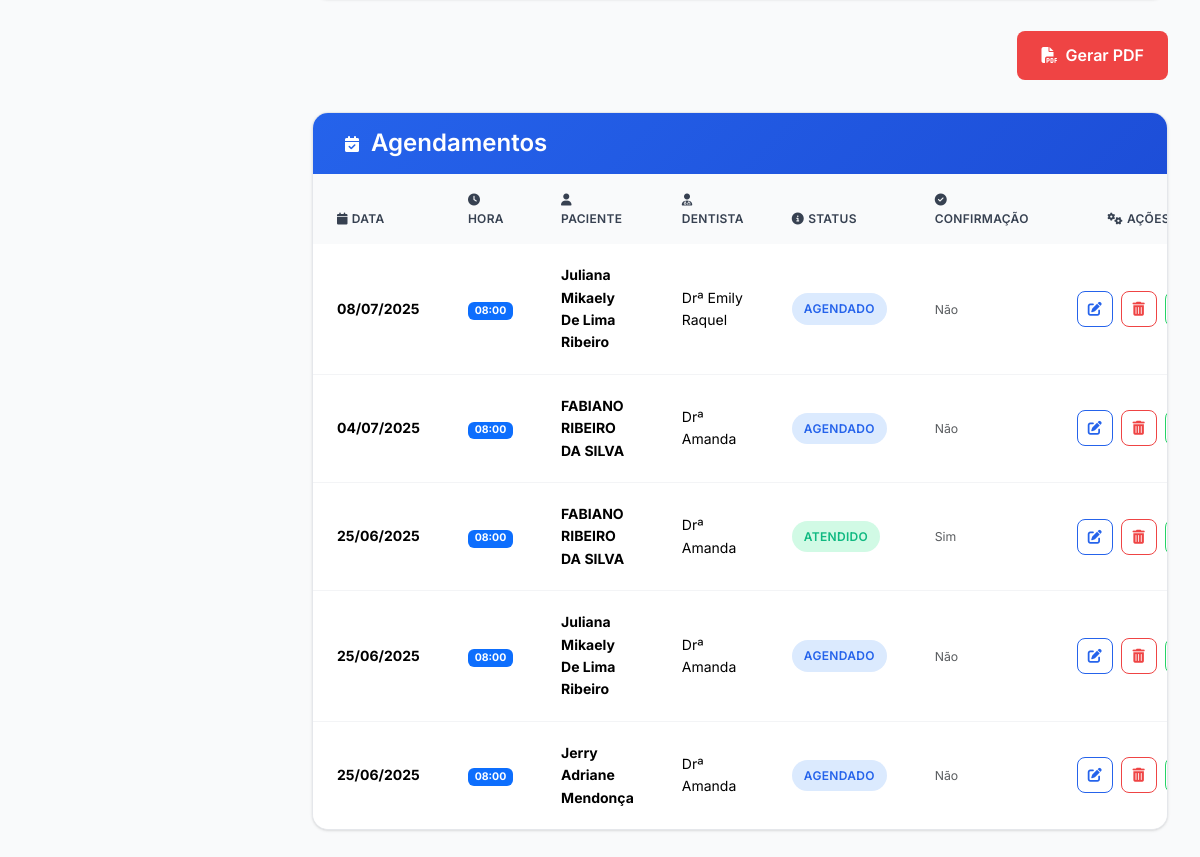
/agendamento/lista/ (lower part), run on an earlier commit of the app's database.
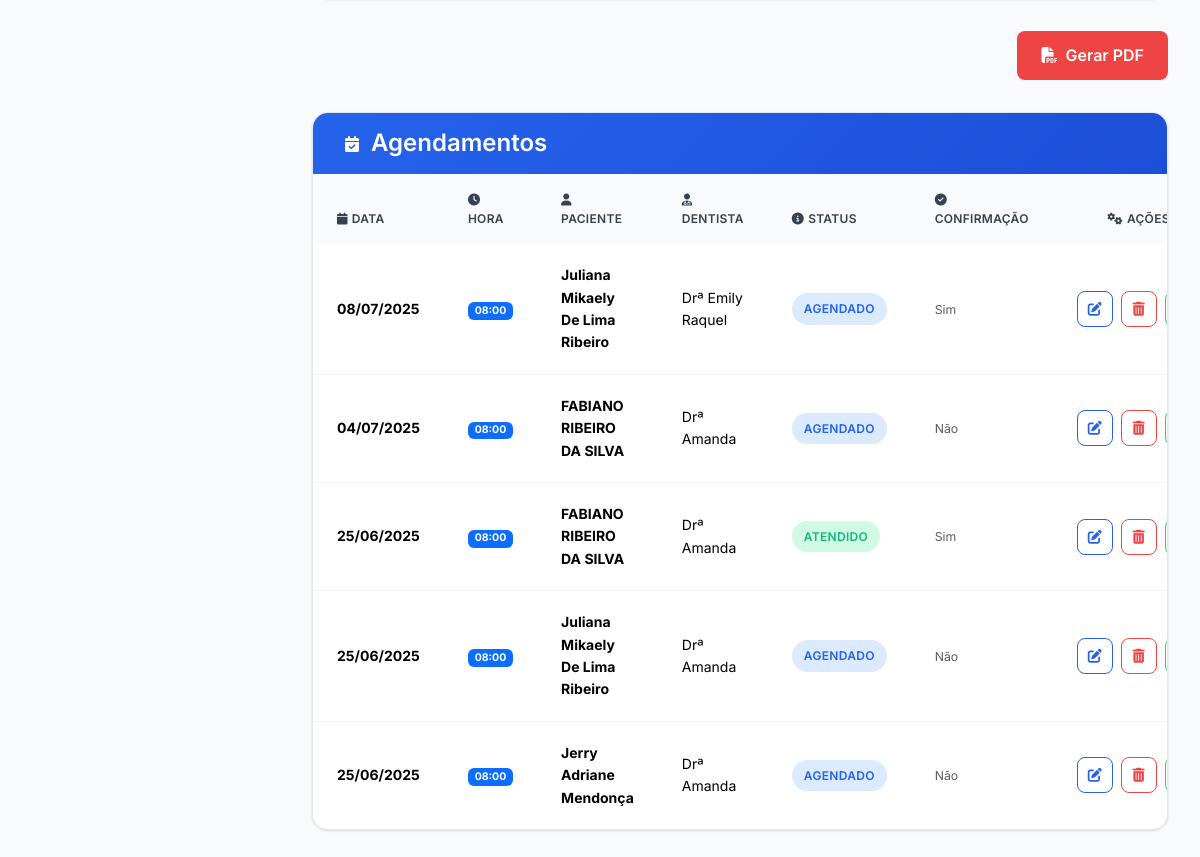
And on a later commit of the database.
### agendamento/models.py (models this page shows, shortened)
class Agendamento(models.Model):
    paciente = models.ForeignKey(Paciente, on_delete=models.CASCADE)
    dentista = models.ForeignKey(Dentista, on_delete=models.SET_NULL, null=True, blank=True)
    data = models.DateField()
    hora = models.TimeField()
    status = models.CharField(max_length=20, choices=STATUS, default='agendado')
    confirmacao = models.CharField(
        max_length=10,
        choices=CONFIRMACAO_CHOICES,
        default='nao'
    )
    observacoes = models.TextField(blank=True, null=True)
    data_criacao = models.DateTimeField(auto_now_add=True)

class Dentista(models.Model):
    nome = models.CharField(max_length=150)
    especialidade = models.CharField(max_length=100, blank=True, null=True)
    def __str__(self):
        return self.nome

### paciente/models.py (models this page shows, shortened)
class Paciente(models.Model):
    nome = models.CharField(max_length=100)
    cpf = models.CharField(max_length=14, unique=True)
    data_nascimento = models.DateField()
    nome_pai = models.CharField(max_length=150, blank=True, null=True)
    nome_mae = models.CharField(max_length=150, blank=True, null=True)
    nacionalidade = models.CharField(max_length=100, blank=True, null=True)
    naturalidade = models.CharField(max_length=100, blank=True, null=True)
    estado_civil = models.CharField(
        max_length=20,
        choices=[
            ('solteiro', 'Solteiro(a)'),
            ('casado', 'Casado(a)'),
            ('divorciado', 'Divorciado(a)'),
            ('viuvo', 'Viúvo(a)'),
            ('outro', 'Outro'),
        ],
        blank=True,
        null=True
    )
    sexo = models.CharField(
        max_length=10,
        choices=[
            ('masculino', 'Masculino'),
            ('feminino', 'Feminino'),
            ('outro', 'Outro'),
        ],
        blank=True,
        null=True
    )
    profissao = models.CharField(max_length=100, blank=True, null=True)
    telefone = models.CharField(max_length=20, blank=True, null=True)
    observacao_contato = models.TextField(blank=True, null=True)
    cep = models.CharField(max_length=9, blank=True, null=True)
    endereco = models.CharField(max_length=150, blank=True, null=True)
    numero = models.CharField(max_length=10, blank=True, null=True)
    bairro = models.CharField(max_length=100, blank=True, null=True)
    cidade = models.CharField(max_length=100, blank=True, null=True)
    uf = models.CharField(max_length=2, blank=True, null=True)
    complemento = models.CharField(max_length=100, blank=True, null=True)
    ponto_referencia = models.CharField(max_length=150, blank=True, null=True)
    outras_observacoes = models.TextField(blank=True, null=True)
    data_cadastro = models.DateTimeField(auto_now_add=True)

### agendamento/views.py (the view)
# urls.py: path('lista/', lista_agendamentos, name='lista_agendamentos'),
def lista_agendamentos(request):
    base_queryset = Agendamento.objects.all().order_by('-data', '-hora')
    busca = request.GET.get('busca')
    if busca:
        base_queryset = base_queryset.filter(
            Q(paciente__nome__icontains=busca) |
            Q(paciente__cpf__icontains=busca)
        )
    filtro = AgendamentoFilter(request.GET, queryset=base_queryset)
    agendamentos_filtrados = filtro.qs
    paginator = Paginator(agendamentos_filtrados, 25)
    page_number = request.GET.get('page')
    agendamentos_paginados = paginator.get_page(page_number)
    total = agendamentos_filtrados.count()
    total_agendado = agendamentos_filtrados.filter(status='agendado').count()
    total_atendido = agendamentos_filtrados.filter(status='atendido').count()
    total_remarcado = agendamentos_filtrados.filter(status='remarcado').count()
    total_reagendado = agendamentos_filtrados.filter(status='reagendado').count()
    total_faltou = agendamentos_filtrados.filter(status='faltou').count()
    context = {
        'agendamentos': agendamentos_paginados,
        'filter': filtro,
        'total': total,
        'total_agendado': total_agendado,
        'total_atendido': total_atendido,
        'total_remarcado': total_remarcado,
        'total_reagendado': total_reagendado,
        'total_faltou': total_faltou,
    }
    return render(request, 'agendamento/lista_agendamentos.html', context)

### agendamento/templates/agendamento/lista_agendamentos.html (shortened to what the changed rows need)
{% extends 'core/base.html' %}
{% block content %}
<div class="table-card">
    {% if agendamentos %}
        <div class="table-responsive">
            <table class="table modern-table">
                <thead>
                    <tr>
                        <th><i class="fas fa-calendar me-1"></i>Data</th>
                        <th><i class="fas fa-clock me-1"></i>Hora</th>
                        <th><i class="fas fa-user me-1"></i>Paciente</th>
                        <th><i class="fas fa-user-md me-1"></i>Dentista</th>
                        <th><i class="fas fa-info-circle me-1"></i>Status</th>
                        <th><i class="fas fa-check-circle me-1"></i>Confirmação</th>
                        <th class="text-center"><i class="fas fa-cogs me-1"></i>Ações</th>
                    </tr>
                </thead>
                <tbody>
                    {% for agendamento in agendamentos %}
                    <tr>
                        <td>
                            <strong>{{ agendamento.data|date:"d/m/Y" }}</strong>
                        </td>
                        <td>
                            <span class="badge bg-primary">{{ agendamento.hora|time:"H:i" }}</span>
                        </td>
                        <td>
                            <div>
                                <strong>{{ agendamento.paciente.nome }}</strong>
                            </div>
                        </td>
                        <td>{{ agendamento.dentista.nome }}</td>
                        <td>
                            {% if agendamento.status == 'agendado' %}
                                <span class="status-badge status-agendado">Agendado</span>
                            {% elif agendamento.status == 'remarcado' %}
                                <span class="status-badge status-remarcado">Remarcado</span>
                            {% elif agendamento.status == 'atendido' %}
                                <span class="status-badge status-atendido">Atendido</span>
                            {% elif agendamento.status == 'reagendado' %}
                                <span class="status-badge status-reagendado">Reagendado</span>
                            {% elif agendamento.status == 'faltou' %}
                                <span class="status-badge status-faltou">Faltou</span>
                            {% else %}
                                <span class="status-badge status-faltou">{{ agendamento.status|capfirst }}</span>
                            {% endif %}
                        </td>
                        <td>
                            <small class="text-muted">{{ agendamento.get_confirmacao_display }}</small>
                        </td>
                        <td>
                            <div class="action-buttons">
                                <a href="{% url 'agendamento:editar_agenda' agendamento.id %}" class="btn-action btn-edit" title="Editar">
                                 <i class="fas fa-edit"></i>
                                </a>
                                <a href="{% url 'agendamento:excluir_agenda' agendamento.id %}" class="btn-action btn-delete" title="Excluir">
                                 <i class="fas fa-trash-alt"></i>
                                </a>
                                <button type="button" class="btn-action btn-whatsapp" title="Enviar WhatsApp" data-bs-toggle="modal" data-bs-target="#modalWhatsApp{{ agendamento.id }}">
                                </button>
                            </div>
                        </td>
                    </tr>
                    {% endfor %}
                </tbody>
            </table>
        </div>
    {% else %}
        <div class="empty-state">
            <i class="fas fa-calendar-times"></i>
            <h5>Nenhum agendamento encontrado</h5>
            <p>Não há agendamentos que correspondam aos filtros aplicados.</p>
        </div>
    {% endif %}
</div>
{% endblock %}
{% block extra_js %}
<link rel="stylesheet" href="https://code.jquery.com/ui/1.13.1/themes/base/jquery-ui.css">
{% endblock %}

What changed in the data, as far as the page shows it:
changed Agendamento "Drª Emily Raquel": confirmacao "Não" → "Sim"
